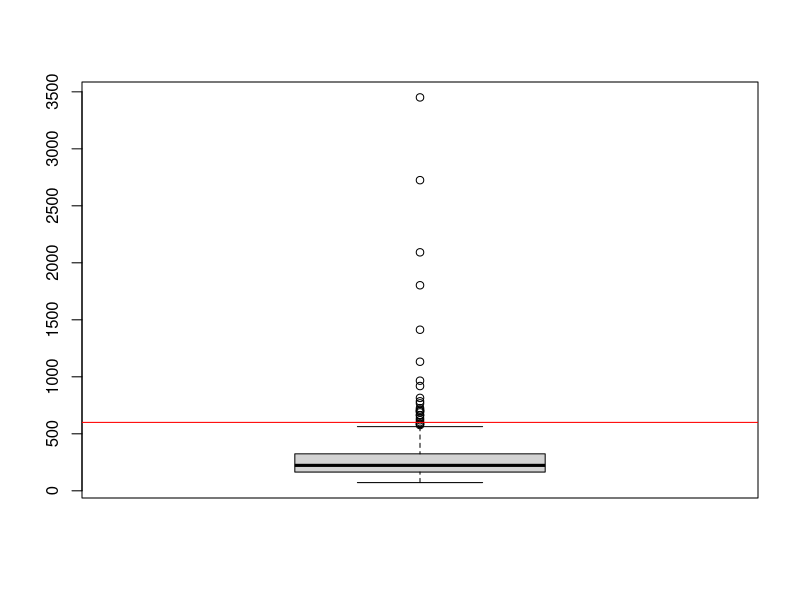
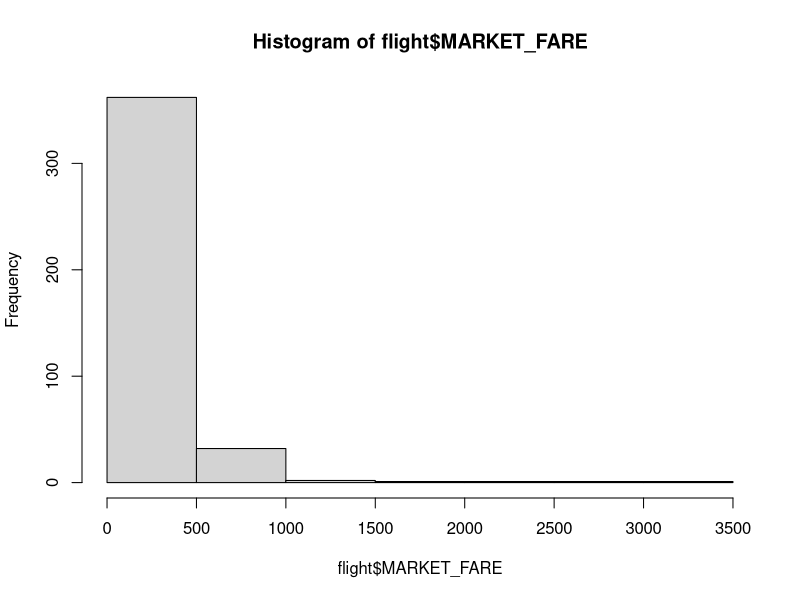
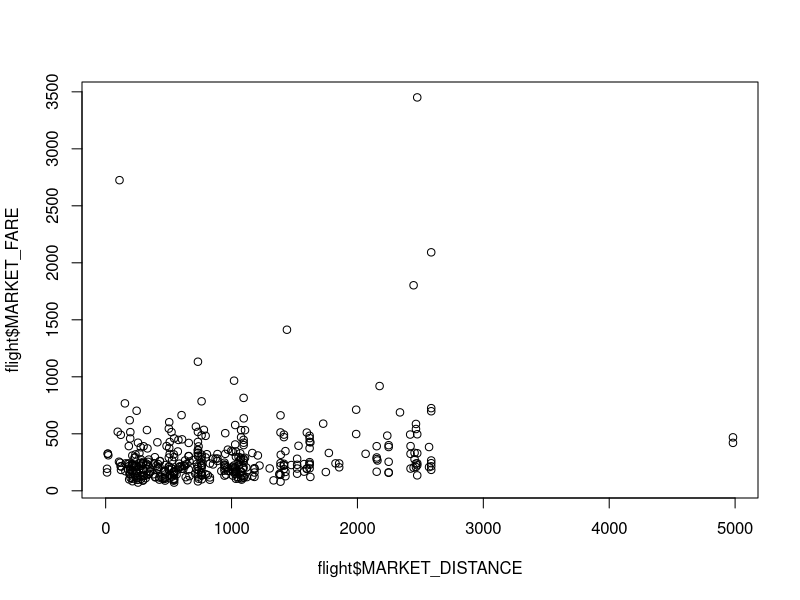
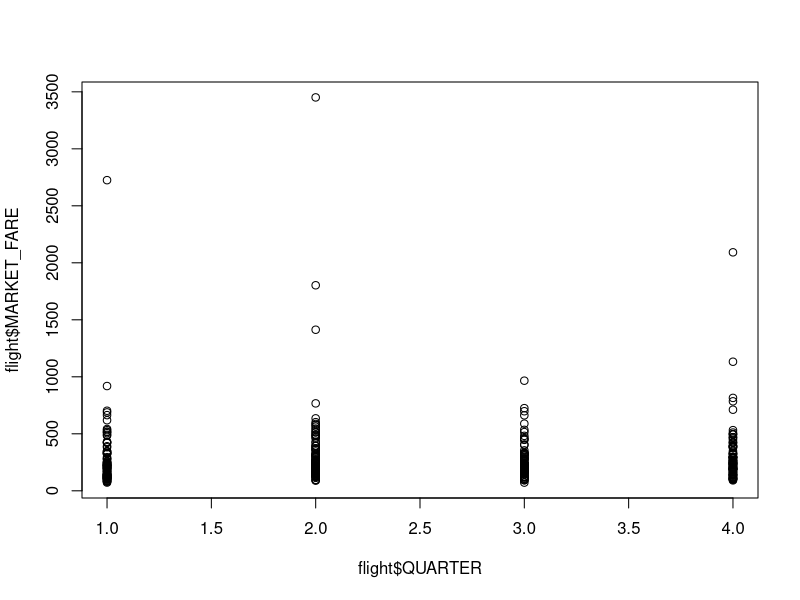
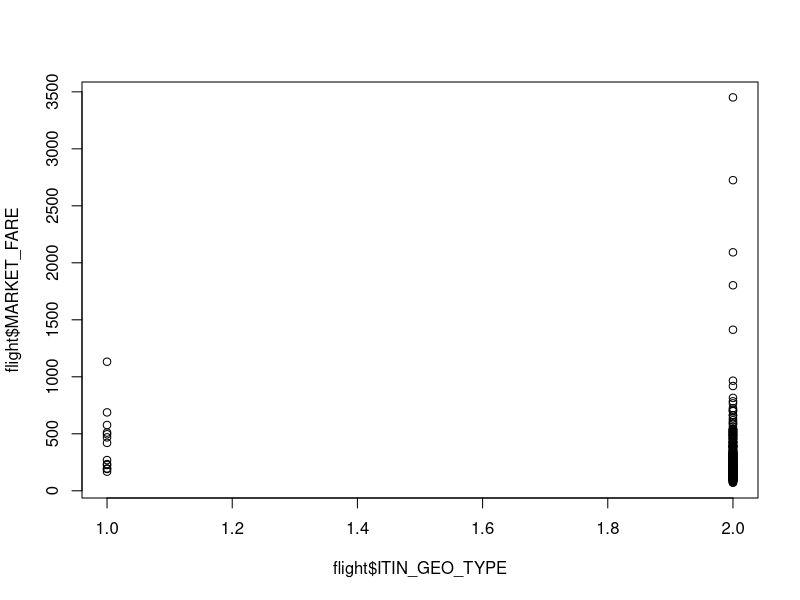
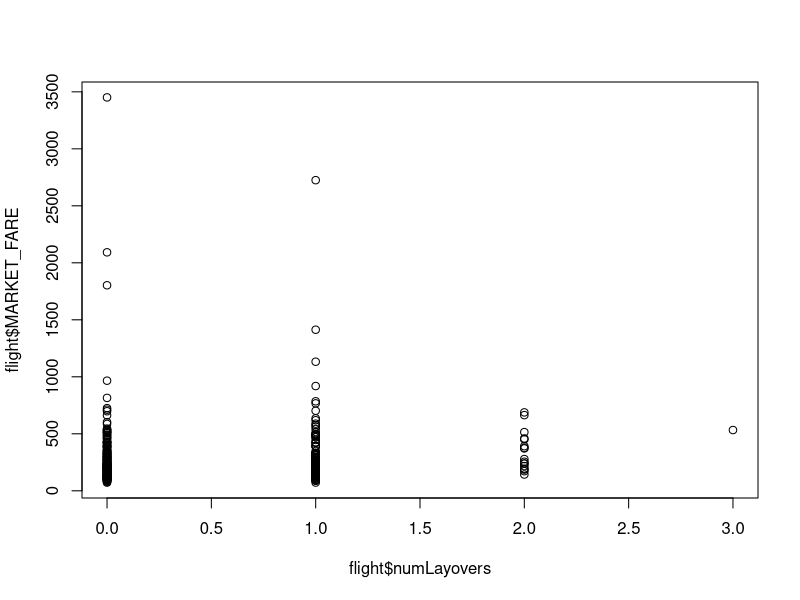
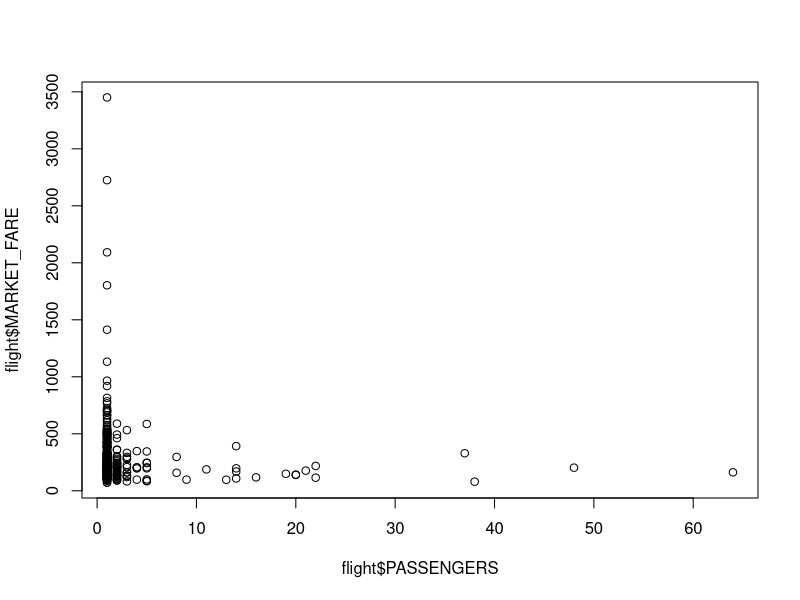
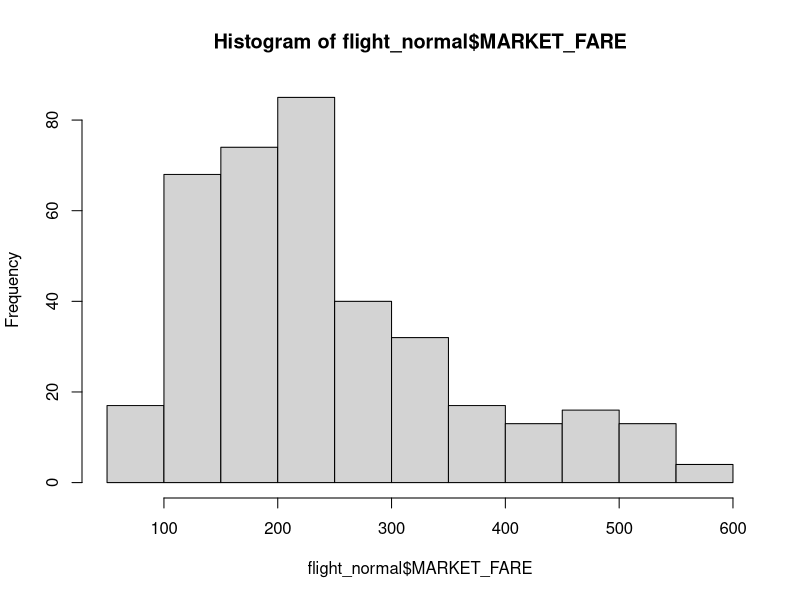

These figures' R source, in order:
## ---- chunk 1
flight <- read.csv("itineraries-2014.csv")
## ---- chunk 2
flight <- flight[order(decreasing = TRUE, flight$MARKET_FARE),]
## ---- chunk 3
flight[50:60,]
flight[100:110,]
flight[220:230,]
flight[350:360,]
## ---- chunk 4
nrow(flight[flight$ORIGIN_STATE_ABR == "NY" | flight$DEST_STATE_ABR == "NY",])
## ---- chunk 5
flight[flight$ORIGIN_STATE_ABR == "NY" & flight$DEST_STATE_ABR == "NY",]
## ---- chunk 6
summary(flight$MARKET_FARE)
boxplot(flight$MARKET_FARE)
abline(h = 600, col = "red")
hist(flight$MARKET_FARE)
## ---- chunk 7
plot(flight$MARKET_DISTANCE, flight$MARKET_FARE)
plot(flight$QUARTER, flight$MARKET_FARE)
plot(flight$ITIN_GEO_TYPE, flight$MARKET_FARE)
plot(flight$numLayovers, flight$MARKET_FARE)
plot(flight$PASSENGERS, flight$MARKET_FARE)
## ---- chunk 8
flight_outlier <- flight[flight$MARKET_FARE > 600,]
flight_normal <- flight[flight$MARKET_FARE <= 600,]
hist(flight_normal$MARKET_FARE)   # still positively skewed
plot(flight_normal$MARKET_DISTANCE, flight_normal$MARKET_FARE)
plot(flight_normal$QUARTER, flight_normal$MARKET_FARE)
plot(flight_normal$ITIN_GEO_TYPE, flight_normal$MARKET_FARE)
plot(flight_normal$numLayovers, flight_normal$MARKET_FARE)
plot(flight_normal$PASSENGERS, flight_normal$MARKET_FARE)
## ---- chunk 9
quarter_1 <- flight[flight$QUARTER == 1,]
quarter_2 <- flight[flight$QUARTER == 2,]
quarter_3 <- flight[flight$QUARTER == 3,]
quarter_4 <- flight[flight$QUARTER == 4,]
mean(quarter_1$MARKET_FARE)
mean(quarter_2$MARKET_FARE)
mean(quarter_3$MARKET_FARE)
mean(quarter_4$MARKET_FARE)
## ---- chunk 10
contiguous_no <- flight[flight$ITIN_GEO_TYPE == 1,]
contiguous_yes <- flight[flight$ITIN_GEO_TYPE == 2,]
mean(contiguous_no$MARKET_FARE)
mean(contiguous_yes$MARKET_FARE)
## ---- chunk 11
# creating categories for the new variable REGION
Northeast <- c("ME", "NH", "VT", "MA", "CT", "RI", "NJ", "PA")   # NY is not included as it is already included in all itineraries in consideration
Midwest <- c("ND", "SD", "NE", "KS", "MN", "IA", "MO", "WI", "IL", "IN", "MI", "OH")
South <- c("MD", "DE", "DC", "VA", "WV", "KY", "NC", "TN", "SC", "GA", "FL", "AL", "MS", "AR", "LA", "OK", "TX")
West <- c("WA", "OR", "CA", "ID", "MT", "WY", "NV", "UT", "CO", "AZ", "NM")
Noncontiguous <- c("HI", "AL", "PR")

# initializing the new variable REGION
flight$REGION = 0

# assigning classification values
flight[flight$ORIGIN_STATE_ABR %in% Northeast | flight$DEST_STATE_ABR %in% Northeast,]$REGION = 1   # itineraries between NY and a Northeastern state
flight[flight$ORIGIN_STATE_ABR %in% Midwest | flight$DEST_STATE_ABR %in% Midwest,]$REGION = 2   # itineraries between NY and a Midwestern state
flight[flight$ORIGIN_STATE_ABR %in% South | flight$DEST_STATE_ABR %in% South,]$REGION = 3   # itineraries between NY and a Southern state
flight[flight$ORIGIN_STATE_ABR %in% West | flight$DEST_STATE_ABR %in% West,]$REGION = 4   # itineraries between NY and a Western state
flight[flight$ORIGIN_STATE_ABR %in% Noncontiguous | flight$DEST_STATE_ABR %in% Noncontiguous,]$REGION = 5   # itineraries between NY and a noncontiguous state

# Itineraries within (i.e. to and from) NY should be assigned values separately as we excluded NY from the category "Northeast" for syntactic reasons.
flight[flight$ORIGIN_STATE_ABR == "NY" & flight$DEST_STATE_ABR == "NY",]$REGION = 1
## ---- chunk 12
region_northeast <- flight[flight$REGION == 1,]
region_midwest <- flight[flight$REGION == 2,]
region_south <- flight[flight$REGION == 3,]
region_west <- flight[flight$REGION == 4,]
region_noncont <- flight[flight$REGION == 5,]
mean(region_northeast$MARKET_FARE)
mean(region_midwest$MARKET_FARE)
mean(region_south$MARKET_FARE)
mean(region_west$MARKET_FARE)
mean(region_noncont$MARKET_FARE)
## ---- chunk 13
layover_0 <- flight[flight$numLayovers == 0,]
layover_1 <- flight[flight$numLayovers == 1,]
layover_2 <- flight[flight$numLayovers == 2,]
layover_3 <- flight[flight$numLayovers == 3,]
mean(layover_0$MARKET_FARE)
mean(layover_1$MARKET_FARE)
mean(layover_2$MARKET_FARE)
mean(layover_3$MARKET_FARE)
## ---- chunk 14
layover_no <- flight[flight$numLayovers == 0,]
layover_yes <- flight[flight$numLayovers > 0,]
mean(layover_no$MARKET_FARE)
mean(layover_yes$MARKET_FARE)
## ---- chunk 15
willingness_low <- flight[flight$PASSENGERS == 1,]
willingness_high <- flight[flight$PASSENGERS > 1,]
mean(willingness_low$MARKET_FARE)
mean(willingness_high$MARKET_FARE)
## ---- chunk 16
flight$WILLINGNESS = 1
flight[flight$PASSENGERS > 1,]$WILLINGNESS = 2
## ---- chunk 17
fit_1 <- lm(MARKET_FARE ~ MARKET_DISTANCE, data = flight)
summary(fit_1)
## ---- chunk 18
fit_2 <- lm(MARKET_FARE ~ MARKET_DISTANCE + as.factor(WILLINGNESS), data = flight)
anova(fit_1, fit_2)
## ---- chunk 19
fit_3 <- lm(MARKET_FARE ~ MARKET_DISTANCE + as.factor(WILLINGNESS) + as.factor(REGION), data = flight)
anova(fit_2, fit_3)
## ---- chunk 20
fit_4 <- lm(MARKET_FARE ~ MARKET_DISTANCE + as.factor(WILLINGNESS) + as.factor(REGION) + as.factor(QUARTER), data = flight)
fit_5 <- lm(MARKET_FARE ~ MARKET_DISTANCE + as.factor(WILLINGNESS) + as.factor(REGION) + as.factor(numLayovers), data = flight)
anova(fit_3, fit_4)
anova(fit_3, fit_5)
## ---- chunk 21
summary(fit_3)
## ---- chunk 22
plot(fitted(fit_3), resid(fit_3))
abline(h=0, col="red")
## ---- chunk 23
library(car)
vif(fit_3)
